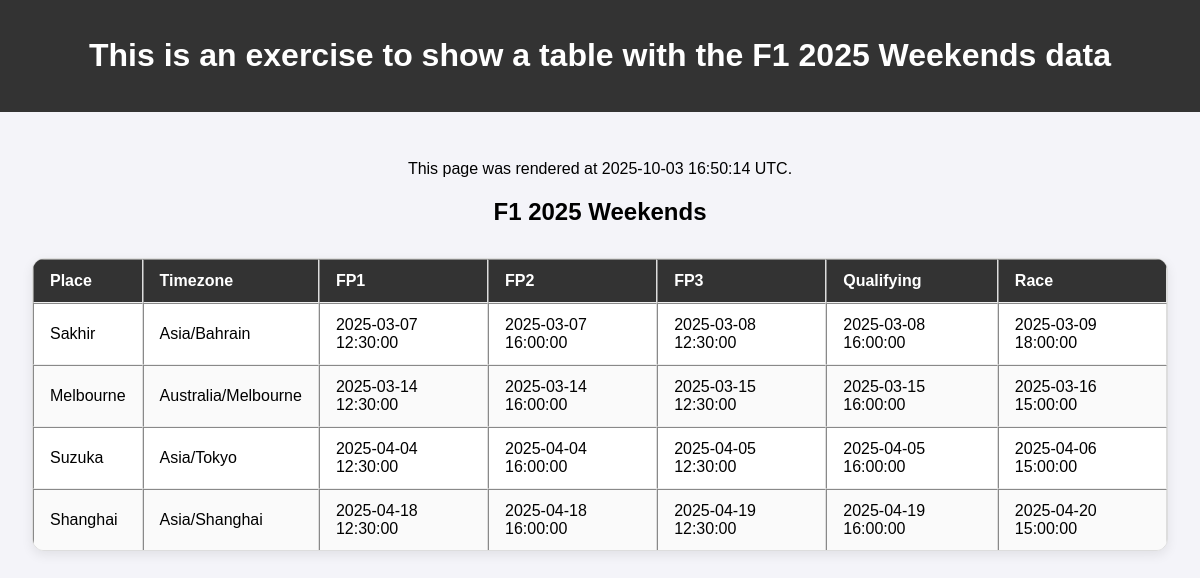
The page / on the database its author committed.
### tables this page shows
CREATE TABLE f1_weekends_2025 (
  id SMALLINT UNSIGNED AUTO_INCREMENT PRIMARY KEY,
  place VARCHAR(255) NOT NULL,
  timezone VARCHAR(64) NOT NULL,
  fp1_at DATETIME NOT NULL,
  fp2_at DATETIME NOT NULL,
  fp3_at DATETIME NOT NULL,
  quali_at DATETIME NOT NULL,
  race_at DATETIME NOT NULL,
  created_at TIMESTAMP DEFAULT CURRENT_TIMESTAMP,
  INDEX idx_place (place),
  INDEX idx_race_at (race_at)
);

### src/index.php (called while the page is built, shortened)
<?php
require __DIR__ . '/Dynamic_page.php';

### src/Dynamic_page.php (the view, shortened to what this page needs)
<?php
$generatedAt = (new DateTimeImmutable('now', new DateTimeZone('UTC')))
    ->format('Y-m-d H:i:s \U\T\C');
$dbHost = '127.0.0.1';
$dbPort = 3306;
$dbName = 'mydb';
$dbUser = 'Kadrandev';
$dbPass = 'your_password';
$f1Rows = [];
$f1Error = null;
try {
    $pdo = new PDO(
        "mysql:host={$dbHost};port={$dbPort};dbname={$dbName};charset=utf8mb4",
        $dbUser,
        $dbPass,
        [
            PDO::ATTR_ERRMODE => PDO::ERRMODE_EXCEPTION,
            PDO::ATTR_DEFAULT_FETCH_MODE => PDO::FETCH_ASSOC,
        ]
    );
    $stmt = $pdo->query("
        SELECT place, timezone, fp1_at, fp2_at, fp3_at, quali_at, race_at
        FROM f1_weekends_2025
        ORDER BY race_at
    ");
    $f1Rows = $stmt->fetchAll();
} catch (Throwable $e) {
    $f1Error = $e->getMessage();
}
?>
<!DOCTYPE html>
<html lang="en">
<head>
    <link rel="stylesheet" href="Dynamic_page.css" />
</head>
<body>
    <header><h1>This is an exercise to show a table with the F1 2025 Weekends data</h1></header>
    <main>
        <p>This page was rendered at <?= htmlspecialchars($generatedAt, ENT_QUOTES, 'UTF-8') ?>.</p>
        <section aria-labelledby="f1-2025-heading">
            <h2 id="f1-2025-heading">F1 2025 Weekends</h2>
            <table id="f1-weekends-2025" border="1" cellpadding="6" cellspacing="0">
                <thead>
                    <tr>
                        <th>Place</th>
                        <th>Timezone</th>
                        <th>FP1</th>
                        <th>FP2</th>
                        <th>FP3</th>
                        <th>Qualifying</th>
                        <th>Race</th>
                    </tr>
                </thead>
                <tbody>
                <?php if ($f1Error): ?>
                    <tr>
                        <td colspan="7">Error: <?= htmlspecialchars($f1Error, ENT_QUOTES, 'UTF-8') ?></td>
                    </tr>
                <?php elseif (!$f1Rows): ?>
                    <tr>
                        <td colspan="7">No data yet. Insert rows into f1_weekends_2025 and refresh.</td>
                    </tr>
                <?php else: ?>
                    <?php foreach ($f1Rows as $r): ?>
                        <tr>
                            <td><?= htmlspecialchars($r['place'], ENT_QUOTES, 'UTF-8') ?></td>
                            <td><?= htmlspecialchars($r['timezone'], ENT_QUOTES, 'UTF-8') ?></td>
                            <td><?= htmlspecialchars($r['fp1_at'], ENT_QUOTES, 'UTF-8') ?></td>
                            <td><?= htmlspecialchars($r['fp2_at'], ENT_QUOTES, 'UTF-8') ?></td>
                            <td><?= htmlspecialchars($r['fp3_at'], ENT_QUOTES, 'UTF-8') ?></td>
                            <td><?= htmlspecialchars($r['quali_at'], ENT_QUOTES, 'UTF-8') ?></td>
                            <td><?= htmlspecialchars($r['race_at'], ENT_QUOTES, 'UTF-8') ?></td>
                        </tr>
                    <?php endforeach; ?>
                <?php endif; ?>
                </tbody>
            </table>
        </section>
    </main>
</body>
</html>

### src/Dynamic_page.css (style rules this page uses)
body { font-family: Arial, sans-serif; background-color: #f4f4f9; margin: 0; padding: 0; }
header { background-color: #333; color: #fff; padding: 1rem; text-align: center; }
main { padding: 2rem; text-align: center; }
#f1-weekends-2025 { margin: 2rem auto; border-collapse: separate; border-spacing: 0; border: 1px solid #ddd; border-radius: 12px; overflow: hidden; background: #fff; box-shadow: 0 4px 12px rgba(0,0,0,0.08); min-width: 70%; }
#f1-weekends-2025 th, #f1-weekends-2025 td { padding: 0.75rem 1rem; border-bottom: 1px solid #eee; text-align: left; }
#f1-weekends-2025 thead th { background: #333; color: #fff; }
#f1-weekends-2025 tr:nth-child(even) td { background: #fafafa; }
#f1-weekends-2025 tr:last-child td { border-bottom: 0; }

### rows shown on the page
f1_weekends_2025: place "Sakhir", timezone "Asia/Bahrain", fp1_at "2025-03-07 12:30:00", fp2_at "2025-03-07 16:00:00", fp3_at "2025-03-08 12:30:00", quali_at "2025-03-08 16:00:00", race_at "2025-03-09 18:00:00"
f1_weekends_2025: place "Melbourne", timezone "Australia/Melbourne", fp1_at "2025-03-14 12:30:00", fp2_at "2025-03-14 16:00:00", fp3_at "2025-03-15 12:30:00", quali_at "2025-03-15 16:00:00", race_at "2025-03-16 15:00:00"
f1_weekends_2025: place "Suzuka", timezone "Asia/Tokyo", fp1_at "2025-04-04 12:30:00", fp2_at "2025-04-04 16:00:00", fp3_at "2025-04-05 12:30:00", quali_at "2025-04-05 16:00:00", race_at "2025-04-06 15:00:00"
f1_weekends_2025: place "Shanghai", timezone "Asia/Shanghai", fp1_at "2025-04-18 12:30:00", fp2_at "2025-04-18 16:00:00", fp3_at "2025-04-19 12:30:00", quali_at "2025-04-19 16:00:00", race_at "2025-04-20 15:00:00"

### other values the page prints
$generatedAt "2025-10-03 16:50:14 UTC"
